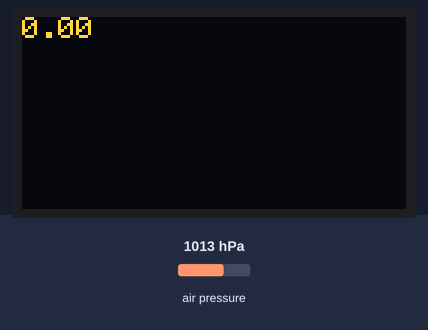
Simulated run of this sketch. Board: Arduino Uno, built with avr-gcc and run on an emulated ATmega328P. On the bench: 128×64 one-colour display. The test bench sets the inputs (shaded band); at power-on: air pressure 1013 hPa. The OLED is the two-colour kind (top 16 rows yellow).

Above: at 4.2 s.

The sketch:

oledDht_Bmp.ino
```cpp
#include <SPI.h>
#include <Wire.h>
#include <Adafruit_GFX.h>
#include <Adafruit_SH1106.h>
#include <SFE_BMP180.h>
//#include <dht.h>


// Connect VCC of the BMP180 sensor to 3.3V
// Connect GND to Ground
// Connect SCL to i2c clock  thats A5
// Connect SDA to i2c data  thats A4

//Adafruit_BMP085 bmp;
//dht DHT; //use DHT11

//DHT nin bagli oldugu pin belirtiliyor.
//#define DHT11_PIN 7

// If using software SPI (the default case):
#define OLED_MOSI   9
#define OLED_CLK   10
#define OLED_DC    11
#define OLED_CS    12
#define OLED_RESET 13
Adafruit_SH1106 display(OLED_MOSI, OLED_CLK, OLED_DC, OLED_RESET, OLED_CS);

#define NUMFLAKES 10
#define XPOS 0
#define YPOS 1
#define DELTAY 2

#if (SH1106_LCDHEIGHT != 64)
#error("Height incorrect, please fix Adafruit_SH1106.h!");
#endif

double basinc;
double getPressure ();
SFE_BMP180 pressure;
double baseline; // BMP sensor degerlerinin olcumu icin


void setup()   {
  Serial.begin(9600);


  // by default, we'll generate the high voltage from the 3.3v line internally! (neat!)
  display.begin(SH1106_SWITCHCAPVCC);
  // init done

  // Show image buffer on the display hardware.
  // Since the buffer is intialized with an Adafruit splashscreen
  // internally, this will display the splashscreen.
  display.display();
  delay(2000);

 // draw a single pixel
  display.drawPixel(10, 10, WHITE);
  // Show the display buffer on the hardware.
  // NOTE: You _must_ call display after making any drawing commands
  // to make them visible on the display hardware!
  display.display();
  delay(2000);
  display.clearDisplay();

  //text display tests
  display.setTextSize(1);
  display.setTextColor(WHITE);
  display.setCursor(0, 0);
  display.println(basinc);
  baseline = getPressure();
  display.display();
  delay(2000);

  // Clear the buffer.
  display.clearDisplay();


}

void loop() {

   basinc = getPressure();
  display.display();
  delay(2000);
}

// Basinc degerlerini alma islemi
double getPressure() {
  char status;
  double T, P;
  status = pressure.startPressure(3); // Basinc degeri alma islemi baslatiliyor
  if (status != 0) {
    delay(status);
    status = pressure.getPressure(P, T); // Basinc degeri aliniyor
    if (status != 0) {
      return (P); // Basinc degeri fonksiyona donduruluyor.
    }
  }
}
```

Measured:
- what the display in image 0 shows lasts 2.1 s, from 4.1 s to 6.2 s
